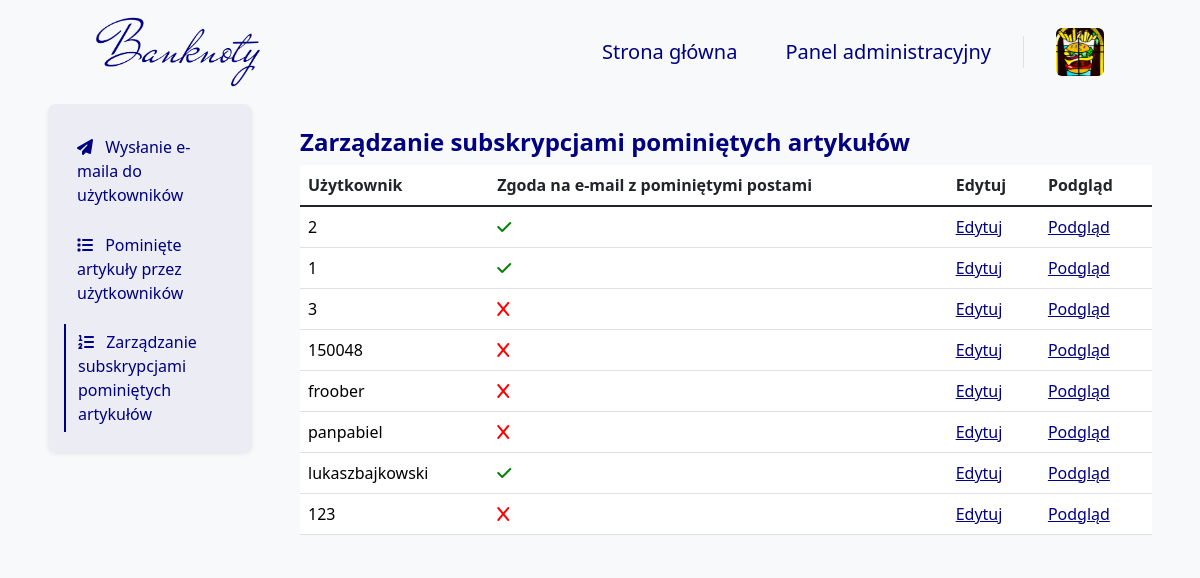
Screenshot of /skipped_posts/user/AdminPanel/ (signed in) with the database file from the repository.
### blog/models.py (models this page shows, shortened)
class Author(models.Model):
    user = models.OneToOneField(User, on_delete=models.CASCADE, verbose_name="Użytkownik")
    bio = models.TextField(
        validators=[validate_bio],
        verbose_name="O autorze", help_text="Krótka informacja o autorze, maksymalnie 512 znaków.")
    profile_pic = models.ImageField(
        null=False, blank=False,
        upload_to="images/profile/",
        verbose_name="Zdjęcie profilowe")
    author_quote = models.TextField(null=False,
                                    blank=False,
                                    validators=[validate_author_quote],
                                    verbose_name='Cytat autora',
                                    help_text="Krótkie motto autora, maksymalnie 128 znaków.")
    author_function = models.TextField(null=False,
                                       blank=False,
                                       validators=[validate_author_function],
                                       verbose_name='Stanowisko autora',
                                       help_text="Nazwa funkcji jaką pełni autor.")
    author_url = models.URLField(null=True, blank=True, verbose_name="URL do strony użytkowanika")
    pinterest_url = models.URLField(
        validators=[validate_pinterest],
        null=True, blank=True, verbose_name="URL do Pinteresta")
    facebook_url = models.URLField(
        validators=[validate_facebook],
        null=True, blank=True, verbose_name="URL do Facebooka")
    twitter_url = models.URLField(
        validators=[validate_twitter],
        null=True, blank=True, verbose_name="URL do Twittera")
    instagram_url = models.URLField(
        validators=[validate_instagram],
        null=True, blank=True, verbose_name="URL do Instagrama")
    def is_profile_pic(self):
        if self.profile_pic:
            return True
        else:
            return False
    is_profile_pic.boolean = True
    is_profile_pic.short_description = 'Profile picture'
    def is_author_url(self):
        if self.author_url:
            return True
        else:
            return False
    is_author_url.boolean = True
    is_author_url.short_description = 'Author page'
    def is_pinterest_url(self):
        if self.pinterest_url:
            return True
        else:
            return False
    is_pinterest_url.boolean = True
    is_pinterest_url.short_description = 'Pinterest page'
    def is_twitter_url(self):
        if self.twitter_url:
            return True
        else:
            return False
    is_twitter_url.boolean = True
    is_twitter_url.short_description = 'Twitter page'
    def is_facebook_url(self):
        if self.facebook_url:
            return True
        else:
            return False
    is_facebook_url.boolean = True
    is_facebook_url.short_description = 'Facebook page'
    def is_instagram_url(self):
        if self.instagram_url:
            return True
        else:
            return False
    is_instagram_url.boolean = True
    is_instagram_url.short_description = 'Instagram page'

class User(models.Model):
    GENDER_CHOICES = (
        ('M', 'Mężczyzna'),
        ('K', 'Kobieta'),
        ('I', 'Inna'),
    )
    user = models.OneToOneField(
        User,
        on_delete=models.CASCADE,
        verbose_name="Użytkownik")
    bio = models.TextField(
        null=False,
        blank=True,
        validators=[validate_bio],
        verbose_name="Bio",
        help_text="Krótka informacja o użytkowniku, maksymalnie 512 znaków.")
    profile_pic = models.ImageField(
        null=False,
        blank=False,
        default="images/profile/1.png",
        upload_to="images/user/",
        verbose_name="Zdjęcie profilowe")
    phone_number = PhoneNumberField(
        region='PL',
        null=True,
        blank=True,
        unique=True,
        verbose_name="Numer telefonu")
    gender = models.CharField(
        choices=GENDER_CHOICES,
        null=False,
        blank=False,
        default='Mężczyzna',
        verbose_name="Płeć",
        max_length=6)
    newsletter = models.BooleanField(
        default=False,
        verbose_name="Biuletyn")
    miss_news = models.BooleanField(
        default=False,
        verbose_name="Pominięte artykuły")
    meetups_news = models.BooleanField(
        default=True,
        verbose_name="Spotkania i wydarzenia")
    opportunities_news = models.BooleanField(
        default=False,
        verbose_name="Okazje z rynku aukcyjnego")
    company_news = models.BooleanField(
        default=True,
        verbose_name="Wiadomości od Banknoty")
    replay_news = models.BooleanField(
        default=False,
        verbose_name="Shot wydzarzeń na Banknoty")
    development_news = models.BooleanField(
        default=False,
        verbose_name="Informacje o rozwoju i zmianach na Banknoty")
    opened_posts = models.ManyToManyField(
        Blog,
        blank=True,
        related_name='opened_by_users',
        verbose_name="Otwarte posty"
    )
    can_be_author = models.BooleanField(
        default=False,
        verbose_name="Czy może być autorem",
        help_text='Czy wniosek na autora został rozpatrzony pozytywnie.')
    def __init__(self, *args, temp=65, **kwargs):
        self.temp = temp
        return super().__init__(*args, **kwargs)
    def is_profile_pic(self):
        if self.profile_pic == "images/profile/1.png":
            return False
        else:
            return True
    is_profile_pic.boolean = True
    is_profile_pic.short_description = 'Zdjęcie profilowe'
    def is_bio(self):
        if self.bio:
            return True
        else:
            return False
    is_bio.boolean = True
    is_bio.short_description = 'Bio'
    def is_phone_number(self):
        if self.phone_number:
            return True
        else:
            return False
    is_phone_number.boolean = True
    is_phone_number.short_description = 'Phone number'
    def is_newsletter(self):
        if self.newsletter:
            return True
        else:
            return False
    is_newsletter.boolean = True
    is_newsletter.short_description = 'Newsletter'

### blog/views_admin/newsletter/skipped_posts/skipped_posts_views.py (the view)
# urls.py: path('skipped_posts/user/AdminPanel/', skipped_posts_user_admin_panel,
@superuser_required
def skipped_posts_user_admin_panel(request):
    users = DjangoUser.objects.all().order_by('user__id')
    context = {
        'users': users,
    }
    return render(
        request,
        'AdminTemplates/Newsletter/SkippedPosts/SkippedPostsUserManageAdmin.html',
        context
    )

### templates/AdminTemplates/Newsletter/SkippedPosts/SkippedPostsUserManageAdmin.html (shortened to what this page needs)
{% extends 'base.html' %}
{% block navbar %}
    {% include 'Navbar/NavbarAdmin.html' %}
{% endblock %}
{% block content %}
    <div class="container-fluid">
        <div class="row">
            <div class="col-12 col-lg-3 px-5 px-lg-5 mx-auto bg-body-tertiary">
                {% include 'AdminTemplates/Newsletter/SkippedPosts/Elements/Navigation.html' %}
            </div>
            <div class="col-12 col-lg-9 px-5 px-lg-0 pe-lg-5 pt-4 pt-lg-3 mx-auto bg-body-tertiary mt-2">
                <h4 class="mb-0 pb-2 fw-bold text-navy">
                    Zarządzanie subskrypcjami pominiętych artykułów
                </h4>
                {% include 'AdminTemplates/Newsletter/SkippedPosts/Elements/Table/SkippedPostsUser.html' %}
            </div>
        </div>
    </div>
{% endblock %}

### templates/Navbar/Elements/DropdownUserSmallScreen.html
<a class="ms-4 nav-user" role="button" data-bs-toggle="dropdown" data-bs-auto-close="outside"
   aria-expanded="false">
    {% if user.author %}
        <img class="card-photo rounded nav-user-img" src="{{ user.author.profile_pic.url }}" alt="">
    {% else %}
        <img class="card-photo rounded nav-user-img" src="{{ user.user.profile_pic.url }}" alt="">
    {% endif %}
</a>

### templates/AdminTemplates/Newsletter/SkippedPosts/Elements/Table/SkippedPostsUser.html
<table class="table table-hover">
    <thead>
    <tr>
        <th scope="col">Użytkownik</th>
        <th scope="col">Zgoda na e-mail z pominiętymi postami</th>
        <th scope="col">Edytuj</th>
        <th scope="col">Podgląd</th>
    </tr>
    </thead>
    <tbody class="table-group-divider">
    {% for user in users %}
        <tr>
            <td>
                <a class="admin_panel_link" href="{% url 'skipped_posts_detail_admin_panel' user.pk %}">
                    {{ user.user }}
                </a>
            </td>
            <td>
                <a class="admin_panel_link" href="{% url 'skipped_posts_detail_admin_panel' user.pk %}">
                    {% if user.miss_news %}
                        <i class="fa-solid fa-check"></i>
                    {% else %}
                        <i class="fa-solid fa-x"></i>
                    {% endif %}
                </a>
            </td>
            <td>
                <a class="admin_panel_edit_link"
                   href="{% url 'skipped_posts_user_edit_admin_panel' user.pk %}">
                    Edytuj
                </a>
            </td>
            <td>
                <a class="admin_panel_edit_link"
                   href="{% url 'skipped_posts_detail_admin_panel' user.pk %}">
                    Podgląd
                </a>
            </td>
        </tr>
    {% endfor %}
    </tbody>
</table>

### blog/static/css/style.css (style rules this page uses)
.card-photo { aspect-ratio: 1/1 !important; width: 100%; max-height: 400px; object-fit: cover; object-position: center; }
::placeholder { color: navy !important; opacity: 1; }
.fa-x { min-width: 16px; min-height: 16px; color: red; transition: color 0.5s ease; }
.fa-check { min-width: 16px; min-height: 16px; color: green; }
.admin_panel_link:link { text-decoration: none !important; color: black; }
.admin_panel_edit_link { color: navy; }

### blog/static/css/Authors.css (style rules this page uses)
.text-navy { color: navy; }

### blog/static/css/Author.css (style rules this page uses)
.text-navy { color: navy; }

### blog/static/css/Navbar.css (style rules this page uses)
.nav-user { line-height: 32px; }
.nav-user-img { height: 48px; width: 48px; }

### rows the page displays
User: user "2", miss_news True (drawn)
User: user "1", miss_news True (drawn)
User: user "3", miss_news False (drawn)
User: user "150048", miss_news False (drawn)
User: user "froober", miss_news False (drawn)
User: user "panpabiel", miss_news False (drawn)
User: user "lukaszbajkowski", miss_news True (drawn)
User: user "123", miss_news False (drawn)
